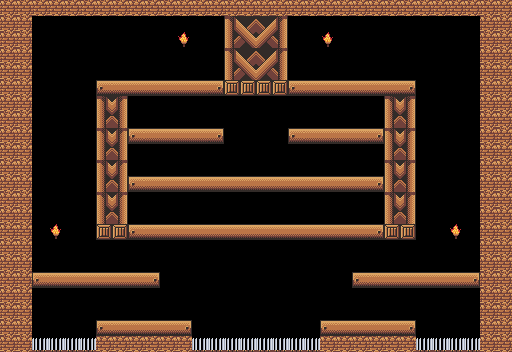

The image is a tile-based game level rendered from a .tmx file. Its description and complete source (layers, tilesets, objects, tile grids) follow:
An orthogonal 32x22 tile map with 16x16 px tiles, 1 tile layer (Tile Layer 1).

<map version="1.8" tiledversion="1.8.0" orientation="orthogonal" renderorder="right-down" width="32" height="22" tilewidth="16" tileheight="16" infinite="0" nextlayerid="2" nextobjectid="1">
 <editorsettings>
  <export target="level02.csv" format="csv" />
 </editorsettings>
 <tileset firstgid="1" source="nuevo_tileset.tsx" />
 <layer id="1" name="Tile Layer 1" width="32" height="22">
  <data encoding="csv">
1,1,1,1,1,1,1,1,1,1,1,1,1,1,1,1,1,1,1,1,1,1,1,1,1,1,1,1,1,1,1,1,
1,1,0,0,0,0,0,0,0,0,0,0,0,0,24,25,37,38,0,0,0,0,0,0,0,0,0,0,0,0,1,1,
1,1,0,0,0,0,0,0,0,0,0,43,0,0,26,27,35,36,0,0,43,0,0,0,0,0,0,0,0,0,1,1,
1,1,0,0,0,0,0,0,0,0,0,0,0,0,24,25,37,38,0,0,0,0,0,0,0,0,0,0,0,0,1,1,
1,1,0,0,0,0,0,0,0,0,0,0,0,0,26,27,35,36,0,0,0,0,0,0,0,0,0,0,0,0,1,1,
1,1,0,0,0,0,21,22,22,22,22,22,22,23,75,75,75,75,21,22,22,22,22,22,22,23,0,0,0,0,1,1,
1,1,0,0,0,0,24,38,0,0,0,0,0,0,0,0,0,0,0,0,0,0,0,0,24,38,0,0,0,0,1,1,
1,1,0,0,0,0,26,36,0,0,0,0,0,0,0,0,0,0,0,0,0,0,0,0,26,36,0,0,0,0,1,1,
1,1,0,0,0,0,24,38,21,22,22,22,22,23,0,0,0,0,21,22,22,22,22,23,24,38,0,0,0,0,1,1,
1,1,0,0,0,0,26,36,0,0,0,0,0,0,0,0,0,0,0,0,0,0,0,0,26,36,0,0,0,0,1,1,
1,1,0,0,0,0,24,38,0,0,0,0,0,0,0,0,0,0,0,0,0,0,0,0,24,38,0,0,0,0,1,1,
1,1,0,0,0,0,26,36,21,22,22,22,22,22,22,22,22,22,22,22,22,22,22,23,26,36,0,0,0,0,1,1,
1,1,0,0,0,0,24,38,0,0,0,0,0,0,0,0,0,0,0,0,0,0,0,0,24,38,0,0,0,0,1,1,
1,1,0,0,0,0,26,36,0,0,0,0,0,0,0,0,0,0,0,0,0,0,0,0,26,36,0,0,0,0,1,1,
1,1,0,43,0,0,75,75,21,22,22,22,22,22,22,22,22,22,22,22,22,22,22,23,75,75,0,0,43,0,1,1,
1,1,0,0,0,0,0,0,0,0,0,0,0,0,0,0,0,0,0,0,0,0,0,0,0,0,0,0,0,0,1,1,
1,1,0,0,0,0,0,0,0,0,0,0,0,0,0,0,0,0,0,0,0,0,0,0,0,0,0,0,0,0,1,1,
1,1,21,22,22,22,22,22,22,23,0,0,0,0,0,0,0,0,0,0,0,0,21,22,22,22,22,22,22,23,1,1,
1,1,0,0,0,0,0,0,0,0,0,0,0,0,0,0,0,0,0,0,0,0,0,0,0,0,0,0,0,0,1,1,
1,1,0,0,0,0,0,0,0,0,0,0,0,0,0,0,0,0,0,0,0,0,0,0,0,0,0,0,0,0,1,1,
1,1,0,0,0,0,21,22,22,22,22,23,0,0,0,0,0,0,0,0,21,22,22,22,22,23,0,0,0,0,1,1,
1,1,42,42,42,42,1,1,1,1,1,1,42,42,42,42,42,42,42,42,1,1,1,1,1,1,42,42,42,42,1,1
</data>
 </layer>
</map>